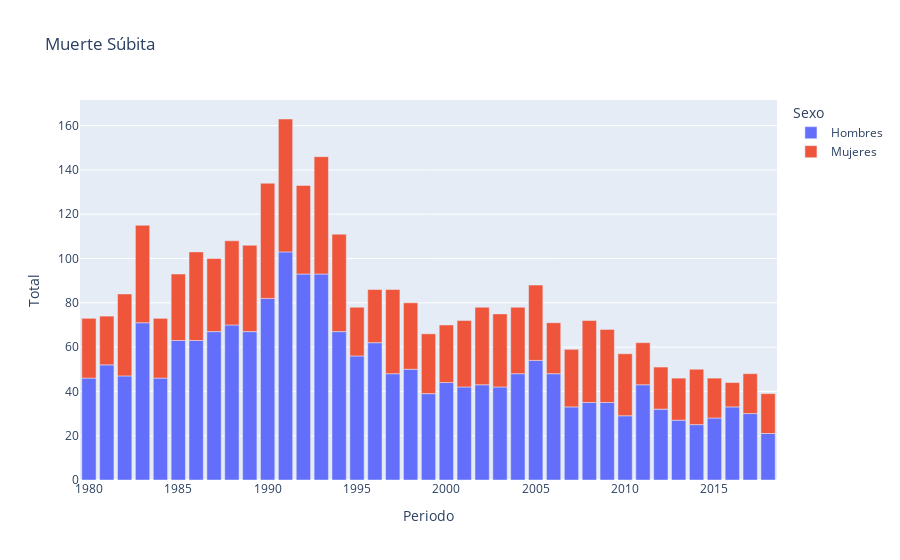

Notebook code cell kept with this figure:
### Code cell
px.bar(deaths_gen, 
       x = 'Periodo', 
       y = 'Total',
       color = 'Sexo',
       title='Muerte Súbita',
       )

### Figure 1 — Plotly figure (JSON) as saved in the notebook; plotly's stock layout.template omitted (floating-point values rounded to 4 significant figures)
{"data": [{"alignmentgroup": "True", "hovertemplate": "Sexo=Hombres<br>Periodo=%{x}<br>Total=%{y}<extra></extra>", "legendgroup": "Hombres", "marker": {"color": "#636efa", "pattern": {"shape": ""}}, "name": "Hombres", "offsetgroup": "Hombres", "orientation": "v", "showlegend": true, "textposition": "auto", "type": "bar", "x": [1991, 1993, 1992, 1990, 1983, 1988, 1994, 1989, 1987, 1985, 1986, 1996, 1995, 2005, 1981, 1998, 2006, 2004, 1997, 1982, 1980, 1984, 2000, 2011, 2002, 2003, 2001, 1999, 2009, 2008, 2016, 2007, 2012, 2017, 2010, 2015, 2013, 2014, 2018], "xaxis": "x", "y": [103, 93, 93, 82, 71, 70, 67, 67, 67, 63, 63, 62, 56, 54, 52, 50, 48, 48, 48, 47, 46, 46, 44, 43, 43, 42, 42, 39, 35, 35, 33, 33, 32, 30, 29, 28, 27, 25, 21], "yaxis": "y"}, {"alignmentgroup": "True", "hovertemplate": "Sexo=Mujeres<br>Periodo=%{x}<br>Total=%{y}<extra></extra>", "legendgroup": "Mujeres", "marker": {"color": "#EF553B", "pattern": {"shape": ""}}, "name": "Mujeres", "offsetgroup": "Mujeres", "orientation": "v", "showlegend": true, "textposition": "auto", "type": "bar", "x": [1991, 1993, 1990, 1983, 1994, 1986, 1992, 1989, 1997, 1988, 2008, 1982, 2002, 2005, 1987, 2009, 2003, 1998, 2001, 1985, 2004, 2010, 1980, 1984, 1999, 2007, 2000, 2014, 1996, 2006, 1981, 1995, 2013, 2012, 2011, 2018, 2017, 2015, 2016], "xaxis": "x", "y": [60, 53, 52, 44, 44, 40, 40, 39, 38, 38, 37, 37, 35, 34, 33, 33, 33, 30, 30, 30, 30, 28, 27, 27, 27, 26, 26, 25, 24, 23, 22, 22, 19, 19, 19, 18, 18, 18, 11], "yaxis": "y"}], "layout": {"barmode": "relative", "legend": {"title": {"text": "Sexo"}, "tracegroupgap": 0}, "title": {"text": "Muerte Súbita"}, "xaxis": {"anchor": "y", "domain": [0, 1], "title": {"text": "Periodo"}}, "yaxis": {"anchor": "x", "domain": [0, 1], "title": {"text": "Total"}}}}
